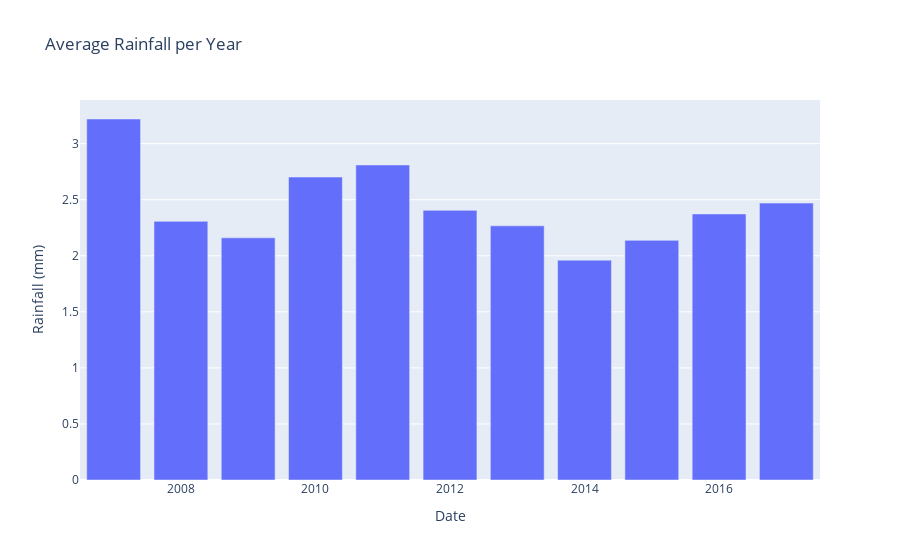

Here is the notebook cell this chart was saved with:
### Code cell
# calculate the average rainfall per year
avg_rainfall = df.groupby(df.index.year)['Rainfall'].mean()

# create the line chart using plotly express
fig = px.bar(avg_rainfall, x=avg_rainfall.index, y=avg_rainfall.values,
              title='Average Rainfall per Year',
              labels={'x': 'Year', 'y': 'Rainfall (mm)'})

# show the interactive chart
fig.show()

### Figure 1 — Plotly figure (JSON) as saved in the notebook; plotly's stock layout.template omitted (floating-point values rounded to 4 significant figures)
{"data": [{"alignmentgroup": "True", "hovertemplate": "Date=%{x}<br>Rainfall (mm)=%{y}<extra></extra>", "legendgroup": "", "marker": {"color": "#636efa", "pattern": {"shape": ""}}, "name": "", "offsetgroup": "", "orientation": "v", "showlegend": false, "textposition": "auto", "type": "bar", "x": [2007, 2008, 2009, 2010, 2011, 2012, 2013, 2014, 2015, 2016, 2017], "xaxis": "x", "y": [3.22, 2.307, 2.16, 2.702, 2.81, 2.405, 2.267, 1.961, 2.137, 2.373, 2.47], "yaxis": "y"}], "layout": {"barmode": "relative", "legend": {"tracegroupgap": 0}, "title": {"text": "Average Rainfall per Year"}, "xaxis": {"anchor": "y", "domain": [0, 1], "title": {"text": "Date"}}, "yaxis": {"anchor": "x", "domain": [0, 1], "title": {"text": "Rainfall (mm)"}}}}
